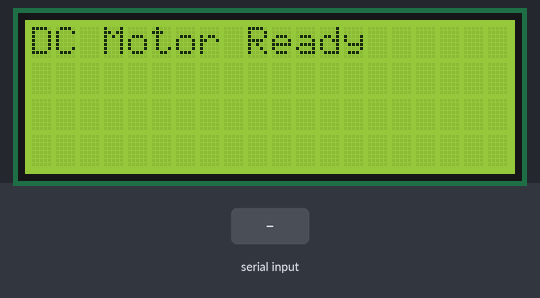
Recording of a sketch running on a simulated Arduino Uno, built with avr-gcc and run on an emulated ATmega328P. Parts: 20×4 character LCD. The test bench sets the inputs (shaded band). What the sketch prints to the serial monitor is not drawn.

Above: at 1.2 s.
1.3 s: "CW 1\n" received over Serial
At 1.6 s:
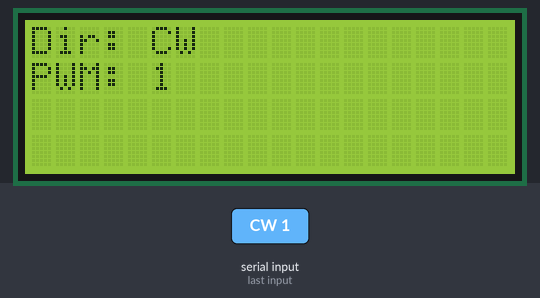
2.8 s: "CCW 1\n" received over Serial
At 4.0 s:
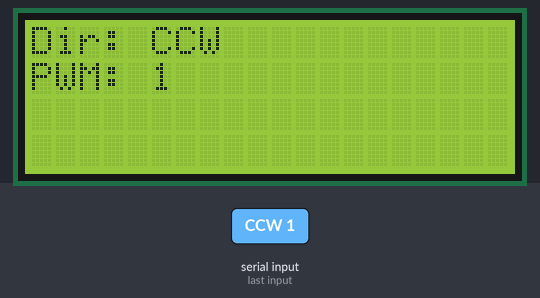
4.3 s: "90 45\n" received over Serial
At 5.0 s:
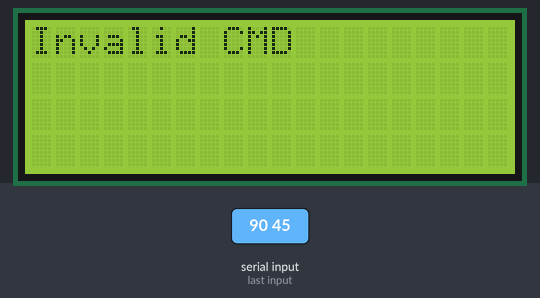
Timing chart, 0 to 7.3 s (numbered marks = the images above; inputs shaded):
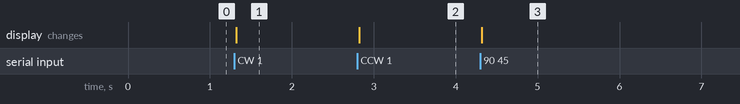

Measured:
- after the input at 1.3 s, the display: changes at once (image 1)
- after the input at 2.8 s, the display: changes at once (image 2)
- after the input at 4.3 s, the display: changes at once (image 3)

The sketch:

HW4-3.ino
```cpp
#include <Wire.h>
#include <LiquidCrystal_I2C.h>

LiquidCrystal_I2C lcd(0x27, 20, 4);

const int DCM1 = 2;
const int DCM2 = 3;

String inputString = "";
bool stringComplete = false;

void setup() {
  Serial.begin(9600);

  pinMode(DCM1, OUTPUT);
  pinMode(DCM2, OUTPUT);

  digitalWrite(DCM1, LOW);
  digitalWrite(DCM2, LOW);

  lcd.begin();
  lcd.backlight();
  lcd.setCursor(0, 0);
  lcd.print("DC Motor Ready");
}

void loop() {
  if (stringComplete) {
    inputString.trim();
    int spaceIndex = inputString.indexOf(' ');

    if (spaceIndex > 0) {
      String dir = inputString.substring(0, spaceIndex);
      int pwmVal = inputString.substring(spaceIndex + 1).toInt();
      pwmVal = constrain(pwmVal, 0, 255);

      if (dir == "CW") {
        digitalWrite(DCM1, HIGH);
        digitalWrite(DCM2, LOW);

        lcd.clear();
        lcd.setCursor(0, 0);
        lcd.print("Dir: CW");
        lcd.setCursor(0, 1);
        lcd.print("PWM: " + String(pwmVal));
        Serial.print("CW, PWM=");
        Serial.println(pwmVal);
      }
      else if (dir == "CCW") {
        digitalWrite(DCM1, LOW);
        digitalWrite(DCM2, HIGH);

        lcd.clear();
        lcd.setCursor(0, 0);
        lcd.print("Dir: CCW");
        lcd.setCursor(0, 1);
        lcd.print("PWM: " + String(pwmVal));
        Serial.print("CCW, PWM=");
        Serial.println(pwmVal);
      }
      else {
        digitalWrite(DCM1, LOW);
        digitalWrite(DCM2, LOW);
        lcd.clear();
        lcd.setCursor(0, 0);
        lcd.print("Invalid CMD");
        Serial.println("Invalid command! Use CW or CCW.");
      }
    }

    inputString = "";
    stringComplete = false;
  }
}

void serialEvent() {
  while (Serial.available()) {
    char inChar = (char)Serial.read();
    if (inChar == '\n') {
      stringComplete = true;
    } else {
      inputString += inChar;
    }
  }
}
```
